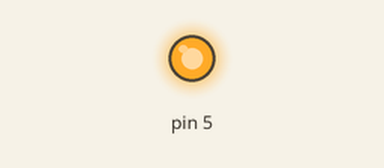
The sketch below on a simulated Arduino Uno, built with avr-gcc and run on an emulated ATmega328P. Parts: output pins drawn as LEDs (lit = HIGH).

Above: at 0.1 s.
At 3.1 s:
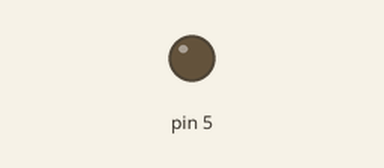
Timing chart, 0 to 5.9 s (numbered marks = the images above):
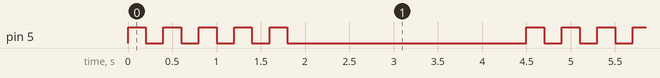

The sketch:

meeting.ino
```cpp
void setup() {
  // initialize digital pin LED_BUILTIN as an output.
  pinMode(5, OUTPUT);
}

// the loop function runs over and over again forever
void loop() {
  for (int i = 0; i < 5; i++) {
    digitalWrite(5, HIGH);
    delay(200);
    digitalWrite(5, LOW);
    delay(200);
  }
  delay(2500);
}
```

Measured:
- by itself, pin 5: repeats every 4.5 s: 4 × (LOW 0.20 s, HIGH 0.20 s), LOW 2.7 s, HIGH 0.20 s
- by itself, everything shown: repeats every 4.5 s, in 10 steps
